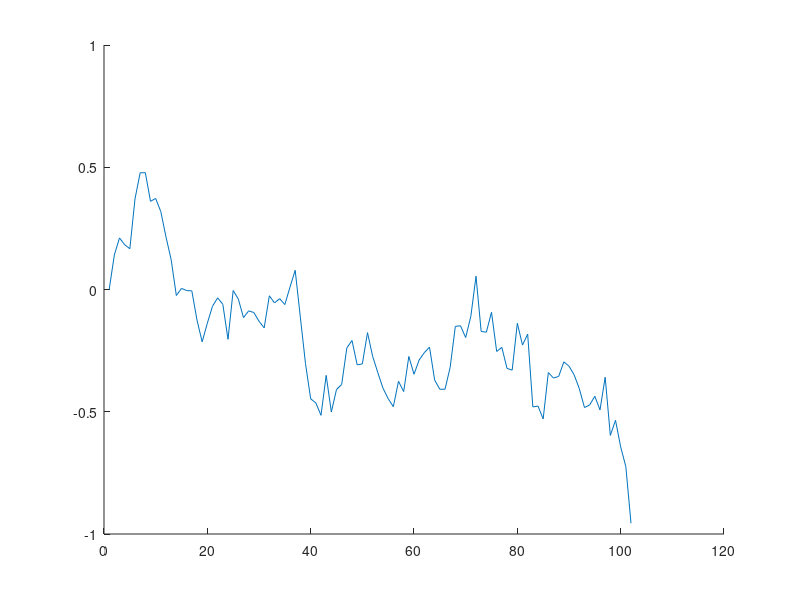

This figure's MATLAB source: (Note: this script raises an error after producing the figure.)
%% Define Parameters for Model
%%% Set
c=1; %noise
N=1000; %num trials
y01=0; %starting point
z1=0.4; %threshold
z2=0.9; %threshold for stimulus 2
T0=0.01; %non-decision time
dt=0.01; % time step
A = 0.5; % drift rate

i=1;
while  abs(y01(i))<z1
    r=randn(1);
    dW=sqrt(dt)*r;
    dy=A*dt+c*dW;
    y01(i+1)=y01(i)+dy;
    i=i+1;
end
y02=y01(end); %starting point for second stimulus

j=1;
while  abs(y02(j))<z2
    r=randn(1);
    dW2=sqrt(dt)*r;
    dy2=A*dt+c*dW2;
    y02(j+1)=y02(j)+dy2;
    j=j+1;
end

% concatanate the accumulated evidence to plot
dtmat = 1:1:(i+j);
alldata = cat(2,y01, y02);

hold on
plot(dtmat,alldata)
yline(z1)
yline(-z1)
yline(z2)
yline(-z2)
xline(i)
title('Evidence Accumulation for z1=0.4,z2=0.9,dt=0.01')
ylabel('Evidence Accumulation')
xlabel('Time Step')


% Display only thresholds that matter
% Have a label/title that states whether decision was correct or not at
% each threshold

% define correctness - false positives?